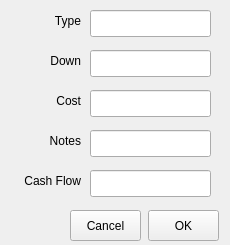
<?xml version="1.0" encoding="UTF-8"?>
<ui version="4.0">
 <class>Form</class>
 <widget class="QWidget" name="Form">
  <property name="geometry">
   <rect>
    <x>0</x>
    <y>0</y>
    <width>230</width>
    <height>245</height>
   </rect>
  </property>
  <property name="windowTitle">
   <string>Form</string>
  </property>
  <widget class="QLabel" name="label">
   <property name="geometry">
    <rect>
     <x>40</x>
     <y>10</y>
     <width>41</width>
     <height>21</height>
    </rect>
   </property>
   <property name="text">
    <string>Type</string>
   </property>
   <property name="alignment">
    <set>Qt::AlignRight|Qt::AlignTrailing|Qt::AlignVCenter</set>
   </property>
  </widget>
  <widget class="QLineEdit" name="type_input">
   <property name="geometry">
    <rect>
     <x>90</x>
     <y>10</y>
     <width>121</width>
     <height>27</height>
    </rect>
   </property>
  </widget>
  <widget class="QLabel" name="label_2">
   <property name="geometry">
    <rect>
     <x>40</x>
     <y>50</y>
     <width>41</width>
     <height>21</height>
    </rect>
   </property>
   <property name="text">
    <string>Down</string>
   </property>
   <property name="alignment">
    <set>Qt::AlignRight|Qt::AlignTrailing|Qt::AlignVCenter</set>
   </property>
  </widget>
  <widget class="QLineEdit" name="down_input">
   <property name="geometry">
    <rect>
     <x>90</x>
     <y>50</y>
     <width>121</width>
     <height>27</height>
    </rect>
   </property>
  </widget>
  <widget class="QLabel" name="label_3">
   <property name="geometry">
    <rect>
     <x>40</x>
     <y>90</y>
     <width>41</width>
     <height>21</height>
    </rect>
   </property>
   <property name="text">
    <string>Cost</string>
   </property>
   <property name="alignment">
    <set>Qt::AlignRight|Qt::AlignTrailing|Qt::AlignVCenter</set>
   </property>
  </widget>
  <widget class="QLineEdit" name="cost_input">
   <property name="geometry">
    <rect>
     <x>90</x>
     <y>90</y>
     <width>121</width>
     <height>27</height>
    </rect>
   </property>
  </widget>
  <widget class="QPushButton" name="ok_button">
   <property name="geometry">
    <rect>
     <x>148</x>
     <y>210</y>
     <width>71</width>
     <height>31</height>
    </rect>
   </property>
   <property name="text">
    <string>OK</string>
   </property>
  </widget>
  <widget class="QPushButton" name="cancel_button">
   <property name="geometry">
    <rect>
     <x>70</x>
     <y>210</y>
     <width>71</width>
     <height>31</height>
    </rect>
   </property>
   <property name="text">
    <string>Cancel</string>
   </property>
  </widget>
  <widget class="QLineEdit" name="cashflow_input">
   <property name="geometry">
    <rect>
     <x>90</x>
     <y>170</y>
     <width>121</width>
     <height>27</height>
    </rect>
   </property>
  </widget>
  <widget class="QLabel" name="label_4">
   <property name="geometry">
    <rect>
     <x>10</x>
     <y>170</y>
     <width>71</width>
     <height>21</height>
    </rect>
   </property>
   <property name="text">
    <string>Cash Flow</string>
   </property>
   <property name="alignment">
    <set>Qt::AlignRight|Qt::AlignTrailing|Qt::AlignVCenter</set>
   </property>
  </widget>
  <widget class="QLineEdit" name="notes_input">
   <property name="geometry">
    <rect>
     <x>90</x>
     <y>130</y>
     <width>121</width>
     <height>27</height>
    </rect>
   </property>
  </widget>
  <widget class="QLabel" name="label_5">
   <property name="geometry">
    <rect>
     <x>40</x>
     <y>130</y>
     <width>41</width>
     <height>21</height>
    </rect>
   </property>
   <property name="text">
    <string>Notes</string>
   </property>
   <property name="alignment">
    <set>Qt::AlignRight|Qt::AlignTrailing|Qt::AlignVCenter</set>
   </property>
  </widget>
 </widget>
 <resources/>
 <connections/>
</ui>
